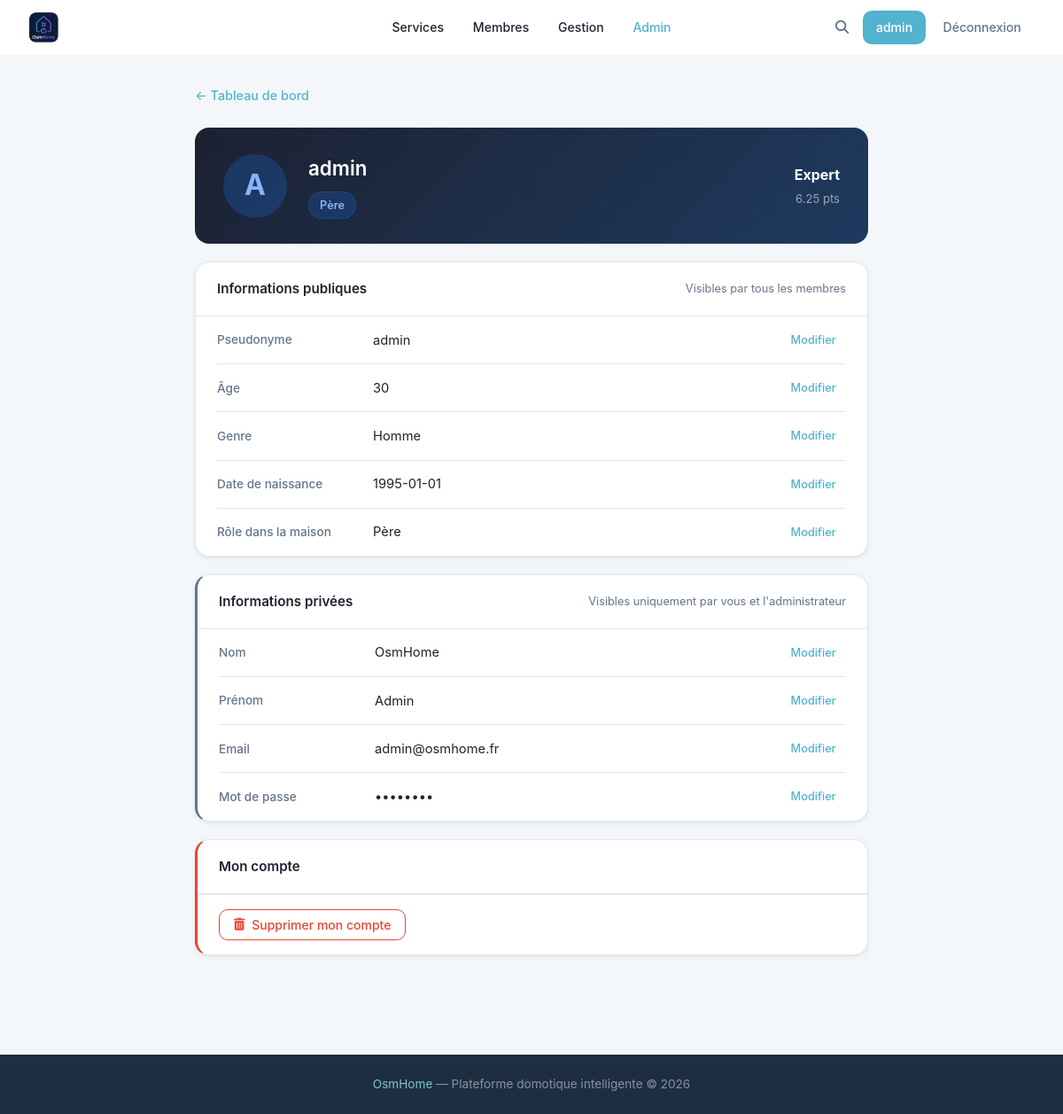
/profile (signed in), run on an earlier commit of the app's database.
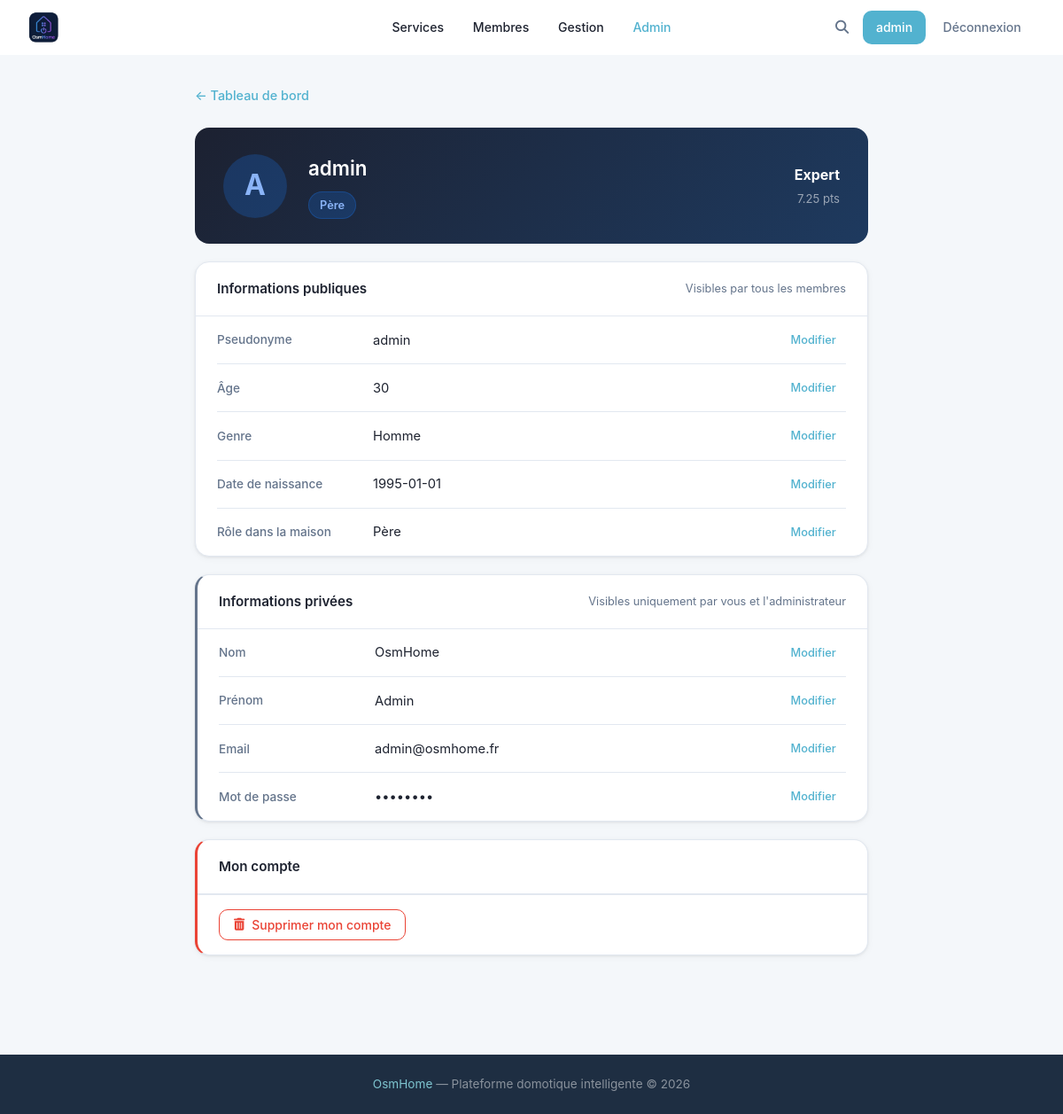
And on a later commit of the database.
### tables this page shows
CREATE TABLE users (
            id INTEGER PRIMARY KEY AUTOINCREMENT,
            username TEXT UNIQUE NOT NULL,
            password TEXT NOT NULL,
            lastname TEXT,
            firstname TEXT,
            age INTEGER,
            gender TEXT,
            birthdate TEXT,
            member_type TEXT,
            photo TEXT,
            level TEXT DEFAULT 'debutant',
            points REAL DEFAULT 0,
            email TEXT,
            email_verified INTEGER DEFAULT 0,
            role TEXT DEFAULT 'simple'
        , actions INTEGER DEFAULT 0, verification_token TEXT);

### main.py (the view)
@app.route('/profile')
def profil():
    if 'username' not in flask.session:
        return flask.redirect('/login')
    user_data = utils.getUser(flask.session['username'])
    return flask.render_template('profile.html', user=flask.session.get('username'), user_data=user_data)

### main.py (called while the page is built)
@app.template_filter('level_label')
def level_label_filter(key: str) -> str:
    return _LEVEL_LABELS.get(key, key.capitalize())

@app.context_processor
def inject_types():
    try:
        types = utils.getTypes()
    except Exception:
        types = []
    is_admin = False
    user_level = None
    if flask.session.get('username'):
        u = utils.getUser(flask.session['username'])
        is_admin = bool(u and u['role'] == 'admin')
        user_level = u['level'] if u else None
    return {'types': types, 'is_admin': is_admin, 'user_level': user_level}

### utils.py (called while the page is built)
def openDB() -> sqlite3.Connection:
    if 'db' not in flask.g:
        flask.g.db = sqlite3.connect(BASE)
        flask.g.db.row_factory = sqlite3.Row
    return flask.g.db

def closeDB(_ = None):
    db = flask.g.pop("db", None)
    if db is not None:
        db.close()

def getUser(username: str):
    db = openDB()
    return db.execute(
        'SELECT * FROM users WHERE username = ?',
        (username,)
    ).fetchone()

def getTypes() -> list:
    db = openDB()
    rows = db.execute('SELECT DISTINCT type FROM devices ORDER BY type').fetchall()
    return [row['type'] for row in rows]

### templates/profile.html (shortened to what the changed rows need)
{% extends 'base.html' %}
{% block extra_css %}<link rel="stylesheet" href="{{ url_for('static', filename='css/profile.css') }}">{% endblock %}
{% block content %}
<div class="profile-page">
    <div class="profile-layout-main">
        <div class="profile-id-card">
            <div class="profile-avatar-lg profile-avatar-upload" id="avatar-container" onclick="document.getElementById('photo-input').click()" title="Changer la photo">
                {% if user_data['photo'] %}
                <img src="{{ url_for('static', filename='uploads/photos/' + user_data['photo']) }}" alt="Photo de profil" class="profile-avatar-img">
                {% else %}
                <span id="avatar-initial">{{ user_data['username'][0] | upper }}</span>
                {% endif %}
            </div>
            <div class="profile-id-info">
                <h2 class="profile-username">{{ user_data['username'] }}</h2>
                <span class="profile-role-badge">{{ user_data['member_type'] or '—' }}</span>
            </div>
            <div class="profile-level-badge">
                <span class="level-label">{{ user_data['level'] | level_label }}</span>
                <span class="level-pts">{{ "%.2f"|format(user_data['points'] or 0) }} pts</span>
            </div>
        </div>
        <div class="profile-section">
            <div class="profile-fields">
                <div class="profile-field">
                    <span class="profile-field-label">Pseudonyme</span>
                    <span class="profile-field-value" id="username">{{ user_data['username'] }}</span>
                    <button class="btn-field-edit" data-field="username">Modifier</button>
                </div>
                <div class="profile-field">
                    <span class="profile-field-label">Âge</span>
                    <span class="profile-field-value" id="age">{{ user_data['age'] or '—' }}</span>
                    <button class="btn-field-edit" data-field="age">Modifier</button>
                </div>
                <div class="profile-field">
                    <span class="profile-field-label">Date de naissance</span>
                    <span class="profile-field-value" id="birthdate">{{ user_data['birthdate'] or '—' }}</span>
                    <button class="btn-field-edit" data-field="birthdate">Modifier</button>
                </div>
                <div class="profile-field">
                    <span class="profile-field-label">Rôle dans la maison</span>
                    <span class="profile-field-value" id="member_type" data-value="{{ user_data['member_type'] or '' }}">{{ user_data['member_type'] | capitalize or '—' }}</span>
                    <button class="btn-field-edit" data-field="member_type">Modifier</button>
                </div>
            </div>
        </div>
        <div class="profile-section profile-section--private">
            <div class="profile-fields">
                <div class="profile-field">
                    <span class="profile-field-label">Nom</span>
                    <span class="profile-field-value" id="lastname">{{ user_data['lastname'] or '—' }}</span>
                    <button class="btn-field-edit" data-field="lastname">Modifier</button>
                </div>
                <div class="profile-field">
                    <span class="profile-field-label">Prénom</span>
                    <span class="profile-field-value" id="firstname">{{ user_data['firstname'] or '—' }}</span>
                    <button class="btn-field-edit" data-field="firstname">Modifier</button>
                </div>
                <div class="profile-field">
                    <span class="profile-field-label">Email</span>
                    <span class="profile-field-value" id="email">{{ user_data['email'] or '—' }}</span>
                    <button class="btn-field-edit" data-field="email">Modifier</button>
                </div>
            </div>
        </div>
    </div>
</div>
{% endblock %}

What changed in the data, as far as the page shows it:
changed users "admin": points "6.25" → "7.25"
